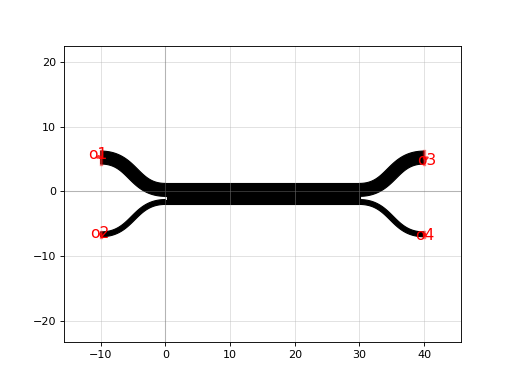

Reproduce this figure in Python.
import gdsfactory as gf

c = gf.components.cdc(length=30.0, gap=0.5, period=0.22, dc=0.5, dx=10.0, dy=5.0, width_top=2.0, width_bot=0.75, fins=False, fin_size=[0.2, 0.05])
c.plot()
